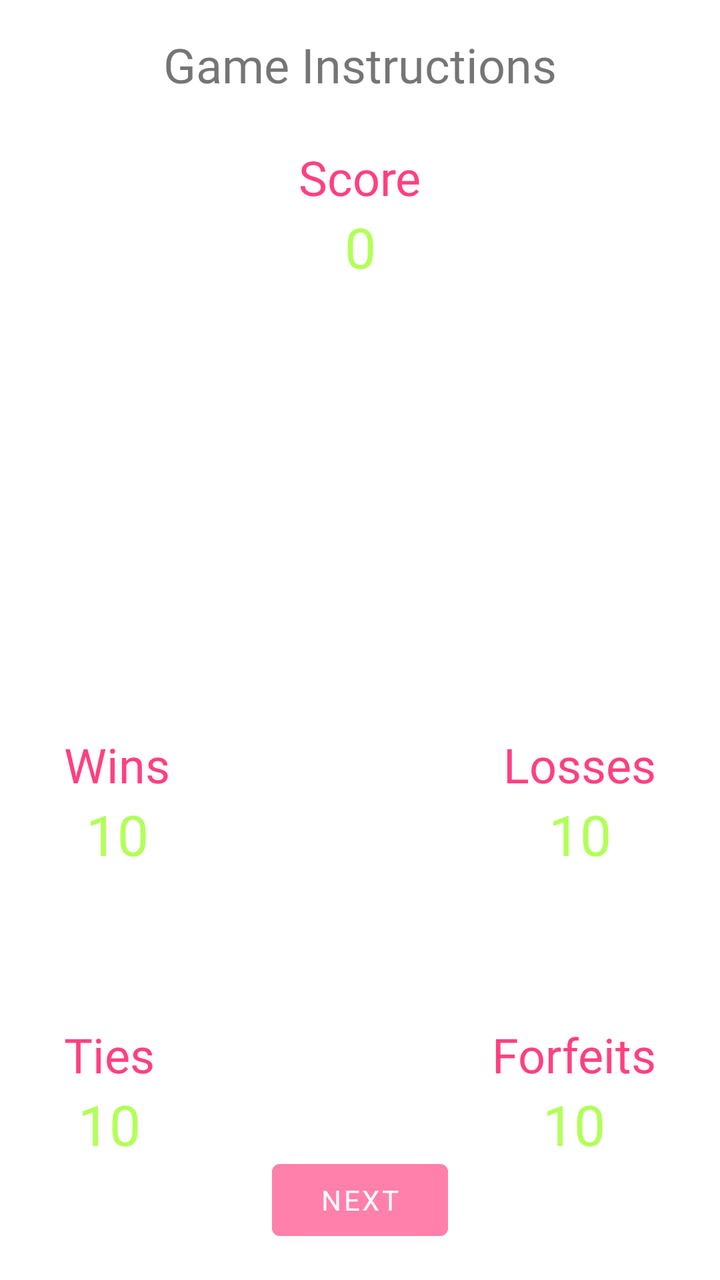
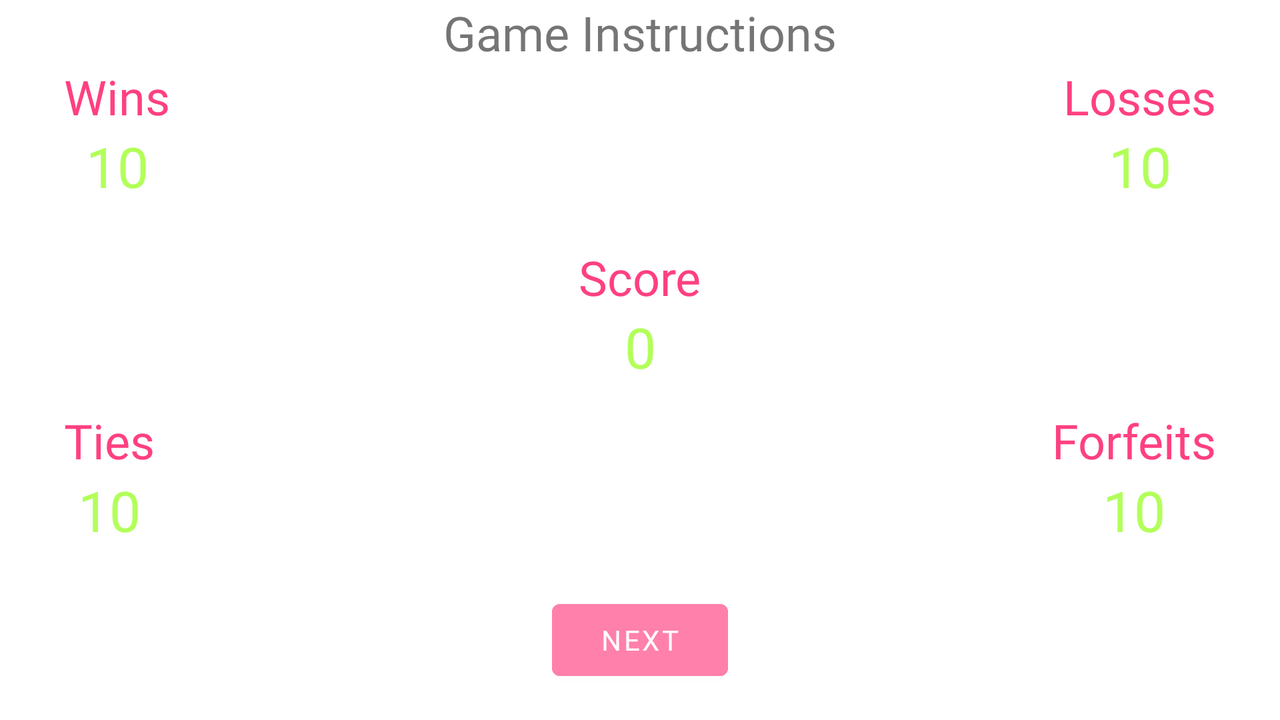

One screen, two layout resources from the same app: the default and the repository's alternative for another configuration. Each is rendered where Android would select it; the XML of both is given below.
<!-- AndroidManifest.xml: application theme Theme.PoPL -->
<!-- res/layout/fragment_screen_one.xml -->
<?xml version="1.0" encoding="utf-8"?>
<androidx.constraintlayout.widget.ConstraintLayout xmlns:app="http://schemas.android.com/apk/res-auto"
    xmlns:tools="http://schemas.android.com/tools"
    android:layout_width="match_parent"
    android:layout_height="match_parent"
    xmlns:android="http://schemas.android.com/apk/res/android">

    <TextView
        android:id="@+id/textView"
        android:layout_width="wrap_content"
        android:layout_height="wrap_content"
        android:layout_marginTop="16dp"
        android:fontFamily="@font/poppins_extrabold"
        android:text="Game Instructions"
        android:textSize="24sp"
        app:layout_constraintEnd_toEndOf="parent"
        app:layout_constraintStart_toStartOf="parent"
        app:layout_constraintTop_toTopOf="parent" />

    <androidx.constraintlayout.widget.ConstraintLayout
        android:id="@+id/constraintLayout"
        android:layout_width="wrap_content"
        android:layout_height="wrap_content"
        android:layout_marginTop="24dp"
        app:layout_constraintEnd_toEndOf="parent"
        app:layout_constraintStart_toStartOf="parent"
        app:layout_constraintTop_toBottomOf="@+id/textView">

        <TextView
            android:id="@+id/textView2"
            android:layout_width="wrap_content"
            android:layout_height="wrap_content"
            android:fontFamily="@font/poppins_extrabold"
            android:text="Score"
            android:textColor="#FF4081"
            android:textSize="24sp"
            app:layout_constraintEnd_toEndOf="parent"
            app:layout_constraintStart_toStartOf="parent"
            app:layout_constraintTop_toTopOf="parent" />

        <TextView
            android:id="@+id/textView3"
            android:layout_width="wrap_content"
            android:layout_height="wrap_content"
            android:fontFamily="@font/poppins_extrabold"
            android:text="0"
            android:textColor="#B2FF59"
            android:textSize="28sp"
            app:layout_constraintBottom_toBottomOf="parent"
            app:layout_constraintEnd_toEndOf="parent"
            app:layout_constraintStart_toStartOf="parent"
            app:layout_constraintTop_toBottomOf="@+id/textView2" />
    </androidx.constraintlayout.widget.ConstraintLayout>

    <ImageView
        android:id="@+id/imageView"
        android:layout_width="150dp"
        android:layout_height="150dp"
        android:layout_marginTop="58dp"
        android:src="@drawable/ic_baseline_gamepad_24"
        app:layout_constraintEnd_toEndOf="parent"
        app:layout_constraintStart_toStartOf="parent"
        app:layout_constraintTop_toBottomOf="@+id/constraintLayout" />

    <androidx.constraintlayout.widget.ConstraintLayout
        android:id="@+id/constraintLayout3"
        android:layout_width="wrap_content"
        android:layout_height="wrap_content"
        android:layout_marginStart="32dp"
        android:layout_marginTop="16dp"
        app:layout_constraintStart_toStartOf="parent"
        app:layout_constraintTop_toBottomOf="@+id/imageView">

        <TextView
            android:id="@+id/textView4"
            android:layout_width="wrap_content"
            android:layout_height="wrap_content"
            android:fontFamily="@font/poppins_extrabold"
            android:text="Wins"
            android:textColor="#FF4081"
            android:textSize="24sp"
            app:layout_constraintEnd_toEndOf="parent"
            app:layout_constraintStart_toStartOf="parent"
            app:layout_constraintTop_toTopOf="parent" />

        <TextView
            android:id="@+id/textView5"
            android:layout_width="wrap_content"
            android:layout_height="wrap_content"
            android:fontFamily="@font/poppins_extrabold"
            android:text="10"
            android:textColor="#B2FF59"
            android:textSize="28sp"
            app:layout_constraintBottom_toBottomOf="parent"
            app:layout_constraintEnd_toEndOf="parent"
            app:layout_constraintStart_toStartOf="parent"
            app:layout_constraintTop_toBottomOf="@+id/textView4" />
    </androidx.constraintlayout.widget.ConstraintLayout>

    <androidx.constraintlayout.widget.ConstraintLayout
        android:id="@+id/constraintLayout2"
        android:layout_width="wrap_content"
        android:layout_height="wrap_content"
        android:layout_marginTop="16dp"
        android:layout_marginEnd="32dp"
        app:layout_constraintEnd_toEndOf="parent"
        app:layout_constraintTop_toBottomOf="@+id/imageView">

        <TextView
            android:id="@+id/textView6"
            android:layout_width="wrap_content"
            android:layout_height="wrap_content"
            android:fontFamily="@font/poppins_extrabold"
            android:text="Losses"
            android:textColor="#FF4081"
            android:textSize="24sp"
            app:layout_constraintEnd_toEndOf="parent"
            app:layout_constraintStart_toStartOf="parent"
            app:layout_constraintTop_toTopOf="parent" />

        <TextView
            android:id="@+id/textView7"
            android:layout_width="wrap_content"
            android:layout_height="wrap_content"
            android:fontFamily="@font/poppins_extrabold"
            android:text="10"
            android:textColor="#B2FF59"
            android:textSize="28sp"
            app:layout_constraintBottom_toBottomOf="parent"
            app:layout_constraintEnd_toEndOf="parent"
            app:layout_constraintStart_toStartOf="parent"
            app:layout_constraintTop_toBottomOf="@+id/textView6" />
    </androidx.constraintlayout.widget.ConstraintLayout>

    <androidx.constraintlayout.widget.ConstraintLayout
        android:layout_width="wrap_content"
        android:layout_height="wrap_content"
        android:layout_marginStart="32dp"
        android:layout_marginTop="16dp"
        app:layout_constraintBottom_toBottomOf="parent"
        app:layout_constraintStart_toStartOf="parent"
        app:layout_constraintTop_toBottomOf="@+id/constraintLayout3">

        <TextView
            android:id="@+id/textView8"
            android:layout_width="wrap_content"
            android:layout_height="wrap_content"
            android:fontFamily="@font/poppins_extrabold"
            android:text="Ties"
            android:textColor="#FF4081"
            android:textSize="24sp"
            app:layout_constraintEnd_toEndOf="parent"
            app:layout_constraintStart_toStartOf="parent"
            app:layout_constraintTop_toTopOf="parent" />

        <TextView
            android:id="@+id/textView9"
            android:layout_width="wrap_content"
            android:layout_height="wrap_content"
            android:fontFamily="@font/poppins_extrabold"
            android:text="10"
            android:textColor="#B2FF59"
            android:textSize="28sp"
            app:layout_constraintBottom_toBottomOf="parent"
            app:layout_constraintEnd_toEndOf="parent"
            app:layout_constraintStart_toStartOf="parent"
            app:layout_constraintTop_toBottomOf="@+id/textView8" />
    </androidx.constraintlayout.widget.ConstraintLayout>

    <androidx.constraintlayout.widget.ConstraintLayout
        android:layout_width="wrap_content"
        android:layout_height="wrap_content"
        android:layout_marginTop="16dp"
        android:layout_marginEnd="32dp"
        app:layout_constraintBottom_toBottomOf="parent"
        app:layout_constraintEnd_toEndOf="parent"
        app:layout_constraintTop_toBottomOf="@+id/constraintLayout2">

        <TextView
            android:id="@+id/textView10"
            android:layout_width="wrap_content"
            android:layout_height="wrap_content"
            android:fontFamily="@font/poppins_extrabold"
            android:text="Forfeits"
            android:textColor="#FF4081"
            android:textSize="24sp"
            app:layout_constraintEnd_toEndOf="parent"
            app:layout_constraintStart_toStartOf="parent"
            app:layout_constraintTop_toTopOf="parent" />

        <TextView
            android:id="@+id/textView11"
            android:layout_width="wrap_content"
            android:layout_height="wrap_content"
            android:fontFamily="@font/poppins_extrabold"
            android:text="10"
            android:textColor="#B2FF59"
            android:textSize="28sp"
            app:layout_constraintBottom_toBottomOf="parent"
            app:layout_constraintEnd_toEndOf="parent"
            app:layout_constraintStart_toStartOf="parent"
            app:layout_constraintTop_toBottomOf="@+id/textView10" />
    </androidx.constraintlayout.widget.ConstraintLayout>

    <Button
        android:id="@+id/button"
        android:layout_width="wrap_content"
        android:layout_height="wrap_content"
        android:layout_marginBottom="16dp"
        android:backgroundTint="#FF80AB"
        android:fontFamily="@font/poppins_extrabold"
        android:text="Next"
        app:layout_constraintBottom_toBottomOf="parent"
        app:layout_constraintEnd_toEndOf="parent"
        app:layout_constraintStart_toStartOf="parent" />

</androidx.constraintlayout.widget.ConstraintLayout>
<!-- resources referenced by this layout -->
<resources>
  <style name="Theme.PoPL" parent="Theme.MaterialComponents.DayNight.DarkActionBar">
          
          <item name="colorPrimary">@color/purple_500</item>
          <item name="colorPrimaryVariant">@color/purple_700</item>
          <item name="colorOnPrimary">@color/white</item>
          
          <item name="colorSecondary">@color/teal_200</item>
          <item name="colorSecondaryVariant">@color/teal_700</item>
          <item name="colorOnSecondary">@color/black</item>
          
          <item name="android:statusBarColor">?attr/colorPrimaryVariant</item>
          
      </style>
</resources>
<!-- res/layout-land/fragment_screen_one.xml (the repository's variant of the layout above) -->
<!-- drawn on the phone turned sideways -->
<?xml version="1.0" encoding="utf-8"?>
<androidx.constraintlayout.widget.ConstraintLayout xmlns:app="http://schemas.android.com/apk/res-auto"
    xmlns:tools="http://schemas.android.com/tools"
    android:layout_width="match_parent"
    android:layout_height="match_parent"
    xmlns:android="http://schemas.android.com/apk/res/android">

    <TextView
        android:id="@+id/textView"
        android:layout_width="wrap_content"
        android:layout_height="wrap_content"
        android:fontFamily="@font/poppins_extrabold"
        android:text="Game Instructions"
        android:textSize="24sp"
        app:layout_constraintEnd_toEndOf="parent"
        app:layout_constraintStart_toStartOf="parent"
        app:layout_constraintTop_toTopOf="parent" />

    <androidx.constraintlayout.widget.ConstraintLayout
        android:id="@+id/constraintLayout"
        android:layout_width="wrap_content"
        android:layout_height="wrap_content"
        android:layout_marginTop="8dp"
        app:layout_constraintEnd_toEndOf="parent"
        app:layout_constraintStart_toStartOf="parent"
        app:layout_constraintTop_toBottomOf="@+id/imageView">

        <TextView
            android:id="@+id/textView2"
            android:layout_width="wrap_content"
            android:layout_height="wrap_content"
            android:fontFamily="@font/poppins_extrabold"
            android:text="Score"
            android:textColor="#FF4081"
            android:textSize="24sp"
            app:layout_constraintEnd_toEndOf="parent"
            app:layout_constraintStart_toStartOf="parent"
            app:layout_constraintTop_toTopOf="parent" />

        <TextView
            android:id="@+id/textView3"
            android:layout_width="wrap_content"
            android:layout_height="wrap_content"
            android:fontFamily="@font/poppins_extrabold"
            android:text="0"
            android:textColor="#B2FF59"
            android:textSize="28sp"
            app:layout_constraintBottom_toBottomOf="parent"
            app:layout_constraintEnd_toEndOf="parent"
            app:layout_constraintStart_toStartOf="parent"
            app:layout_constraintTop_toBottomOf="@+id/textView2" />
    </androidx.constraintlayout.widget.ConstraintLayout>

    <ImageView
        android:id="@+id/imageView"
        android:layout_width="50dp"
        android:layout_height="50dp"
        android:layout_marginTop="32dp"
        android:src="@drawable/ic_baseline_gamepad_24"
        app:layout_constraintEnd_toEndOf="parent"
        app:layout_constraintStart_toStartOf="parent"
        app:layout_constraintTop_toBottomOf="@+id/textView" />

    <androidx.constraintlayout.widget.ConstraintLayout
        android:id="@+id/constraintLayout3"
        android:layout_width="wrap_content"
        android:layout_height="wrap_content"
        android:layout_marginStart="32dp"
        android:layout_marginTop="32dp"
        app:layout_constraintStart_toStartOf="parent"
        app:layout_constraintTop_toTopOf="parent">

        <TextView
            android:id="@+id/textView4"
            android:layout_width="wrap_content"
            android:layout_height="wrap_content"
            android:fontFamily="@font/poppins_extrabold"
            android:text="Wins"
            android:textColor="#FF4081"
            android:textSize="24sp"
            app:layout_constraintEnd_toEndOf="parent"
            app:layout_constraintStart_toStartOf="parent"
            app:layout_constraintTop_toTopOf="parent" />

        <TextView
            android:id="@+id/textView5"
            android:layout_width="wrap_content"
            android:layout_height="wrap_content"
            android:fontFamily="@font/poppins_extrabold"
            android:text="10"
            android:textColor="#B2FF59"
            android:textSize="28sp"
            app:layout_constraintBottom_toBottomOf="parent"
            app:layout_constraintEnd_toEndOf="parent"
            app:layout_constraintStart_toStartOf="parent"
            app:layout_constraintTop_toBottomOf="@+id/textView4" />
    </androidx.constraintlayout.widget.ConstraintLayout>

    <androidx.constraintlayout.widget.ConstraintLayout
        android:id="@+id/constraintLayout2"
        android:layout_width="wrap_content"
        android:layout_height="wrap_content"
        android:layout_marginTop="32dp"
        android:layout_marginEnd="32dp"
        app:layout_constraintEnd_toEndOf="parent"
        app:layout_constraintTop_toTopOf="parent">

        <TextView
            android:id="@+id/textView6"
            android:layout_width="wrap_content"
            android:layout_height="wrap_content"
            android:fontFamily="@font/poppins_extrabold"
            android:text="Losses"
            android:textColor="#FF4081"
            android:textSize="24sp"
            app:layout_constraintEnd_toEndOf="parent"
            app:layout_constraintStart_toStartOf="parent"
            app:layout_constraintTop_toTopOf="parent" />

        <TextView
            android:id="@+id/textView7"
            android:layout_width="wrap_content"
            android:layout_height="wrap_content"
            android:fontFamily="@font/poppins_extrabold"
            android:text="10"
            android:textColor="#B2FF59"
            android:textSize="28sp"
            app:layout_constraintBottom_toBottomOf="parent"
            app:layout_constraintEnd_toEndOf="parent"
            app:layout_constraintStart_toStartOf="parent"
            app:layout_constraintTop_toBottomOf="@+id/textView6" />
    </androidx.constraintlayout.widget.ConstraintLayout>

    <androidx.constraintlayout.widget.ConstraintLayout
        android:layout_width="wrap_content"
        android:layout_height="wrap_content"
        android:layout_marginStart="32dp"
        android:layout_marginTop="16dp"
        app:layout_constraintBottom_toBottomOf="parent"
        app:layout_constraintStart_toStartOf="parent"
        app:layout_constraintTop_toBottomOf="@+id/constraintLayout3">

        <TextView
            android:id="@+id/textView8"
            android:layout_width="wrap_content"
            android:layout_height="wrap_content"
            android:fontFamily="@font/poppins_extrabold"
            android:text="Ties"
            android:textColor="#FF4081"
            android:textSize="24sp"
            app:layout_constraintEnd_toEndOf="parent"
            app:layout_constraintStart_toStartOf="parent"
            app:layout_constraintTop_toTopOf="parent" />

        <TextView
            android:id="@+id/textView9"
            android:layout_width="wrap_content"
            android:layout_height="wrap_content"
            android:fontFamily="@font/poppins_extrabold"
            android:text="10"
            android:textColor="#B2FF59"
            android:textSize="28sp"
            app:layout_constraintBottom_toBottomOf="parent"
            app:layout_constraintEnd_toEndOf="parent"
            app:layout_constraintStart_toStartOf="parent"
            app:layout_constraintTop_toBottomOf="@+id/textView8" />
    </androidx.constraintlayout.widget.ConstraintLayout>

    <androidx.constraintlayout.widget.ConstraintLayout
        android:layout_width="wrap_content"
        android:layout_height="wrap_content"
        android:layout_marginTop="16dp"
        android:layout_marginEnd="32dp"
        app:layout_constraintBottom_toBottomOf="parent"
        app:layout_constraintEnd_toEndOf="parent"
        app:layout_constraintTop_toBottomOf="@+id/constraintLayout2">

        <TextView
            android:id="@+id/textView10"
            android:layout_width="wrap_content"
            android:layout_height="wrap_content"
            android:fontFamily="@font/poppins_extrabold"
            android:text="Forfeits"
            android:textColor="#FF4081"
            android:textSize="24sp"
            app:layout_constraintEnd_toEndOf="parent"
            app:layout_constraintStart_toStartOf="parent"
            app:layout_constraintTop_toTopOf="parent" />

        <TextView
            android:id="@+id/textView11"
            android:layout_width="wrap_content"
            android:layout_height="wrap_content"
            android:fontFamily="@font/poppins_extrabold"
            android:text="10"
            android:textColor="#B2FF59"
            android:textSize="28sp"
            app:layout_constraintBottom_toBottomOf="parent"
            app:layout_constraintEnd_toEndOf="parent"
            app:layout_constraintStart_toStartOf="parent"
            app:layout_constraintTop_toBottomOf="@+id/textView10" />
    </androidx.constraintlayout.widget.ConstraintLayout>

    <Button
        android:id="@+id/button"
        android:layout_width="wrap_content"
        android:layout_height="wrap_content"
        android:layout_marginBottom="16dp"
        android:backgroundTint="#FF80AB"
        android:fontFamily="@font/poppins_extrabold"
        android:text="Next"
        app:layout_constraintBottom_toBottomOf="parent"
        app:layout_constraintEnd_toEndOf="parent"
        app:layout_constraintStart_toStartOf="parent" />

</androidx.constraintlayout.widget.ConstraintLayout>
